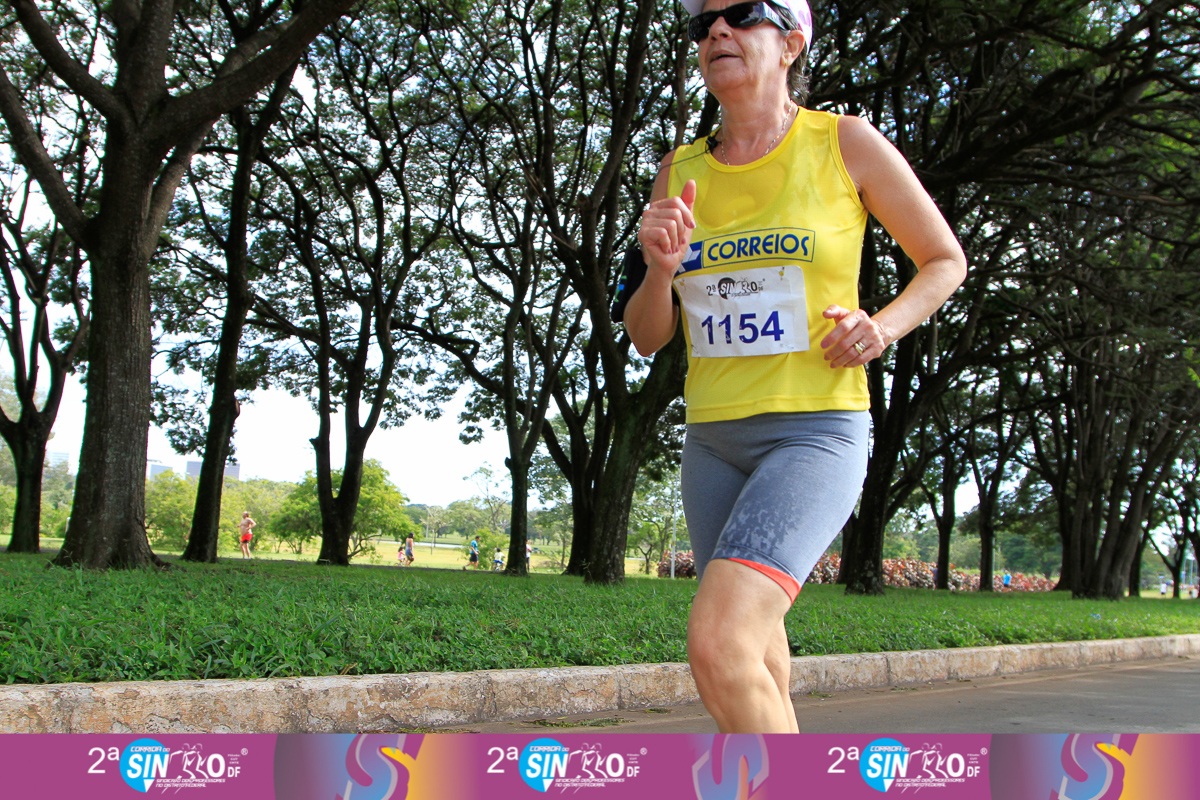
//> input picture college/particular/public/opencv/contornosImagem/1.jpg, 1200 x 800 px
$ ./proj ../contornosImagem/1.jpg   (built with g++ and OpenCV 4)
//> lines starting //> are read from the running program, lines starting //| are printed output that depends on the picture; after the words box and inside, x2 and y2 are one past the last pixel; in counts of white or black regions, pixels touching at a corner belong together
/**
 * @function cornerDetector_Demo.cpp
 * @brief Demo code for detecting corners using OpenCV built-in functions
 * @author OpenCV team
 */
#include "opencv2/highgui/highgui.hpp"
#include "opencv2/imgproc/imgproc.hpp"
#include <iostream>
#include <stdio.h>
#include <stdlib.h>

using namespace cv;
using namespace std;

/// Global variables
Mat src, src_gray;
Mat myHarris_dst; Mat myHarris_copy; Mat Mc;
Mat myShiTomasi_dst; Mat myShiTomasi_copy;

int myShiTomasi_qualityLevel = 50;
int myHarris_qualityLevel = 50;
int max_qualityLevel = 100;

double myHarris_minVal; double myHarris_maxVal;
double myShiTomasi_minVal; double myShiTomasi_maxVal;

RNG rng(12345);

const char* myHarris_window = "My Harris corner detector";
const char* myShiTomasi_window = "My Shi Tomasi corner detector";

/// Function headers
void myShiTomasi_function( int, void* );
void myHarris_function( int, void* );

/**
 * @function main
 */
int main( int, char** argv )
{
  /// Load source image and convert it to gray
  src = imread( argv[1], 1 );
//> src is the input picture: 800 rows x 1200 cols, CV_8UC3; mean B, G, R 88.2, 103.1, 102.8
  cvtColor( src, src_gray, COLOR_BGR2GRAY );

  /// Set some parameters
  int blockSize = 3; int apertureSize = 3;

  /// My Harris matrix -- Using cornerEigenValsAndVecs
  myHarris_dst = Mat::zeros( src_gray.size(), CV_32FC(6) );
  Mc = Mat::zeros( src_gray.size(), CV_32FC1 );

  cornerEigenValsAndVecs( src_gray, myHarris_dst, blockSize, apertureSize, BORDER_DEFAULT );

  /* calculate Mc */
  for( int j = 0; j < src_gray.rows; j++ )
     { for( int i = 0; i < src_gray.cols; i++ )
          {
            float lambda_1 = myHarris_dst.at<Vec6f>(j, i)[0];
            float lambda_2 = myHarris_dst.at<Vec6f>(j, i)[1];
            Mc.at<float>(j,i) = lambda_1*lambda_2 - 0.04f*pow( ( lambda_1 + lambda_2 ), 2 );
          }
     }
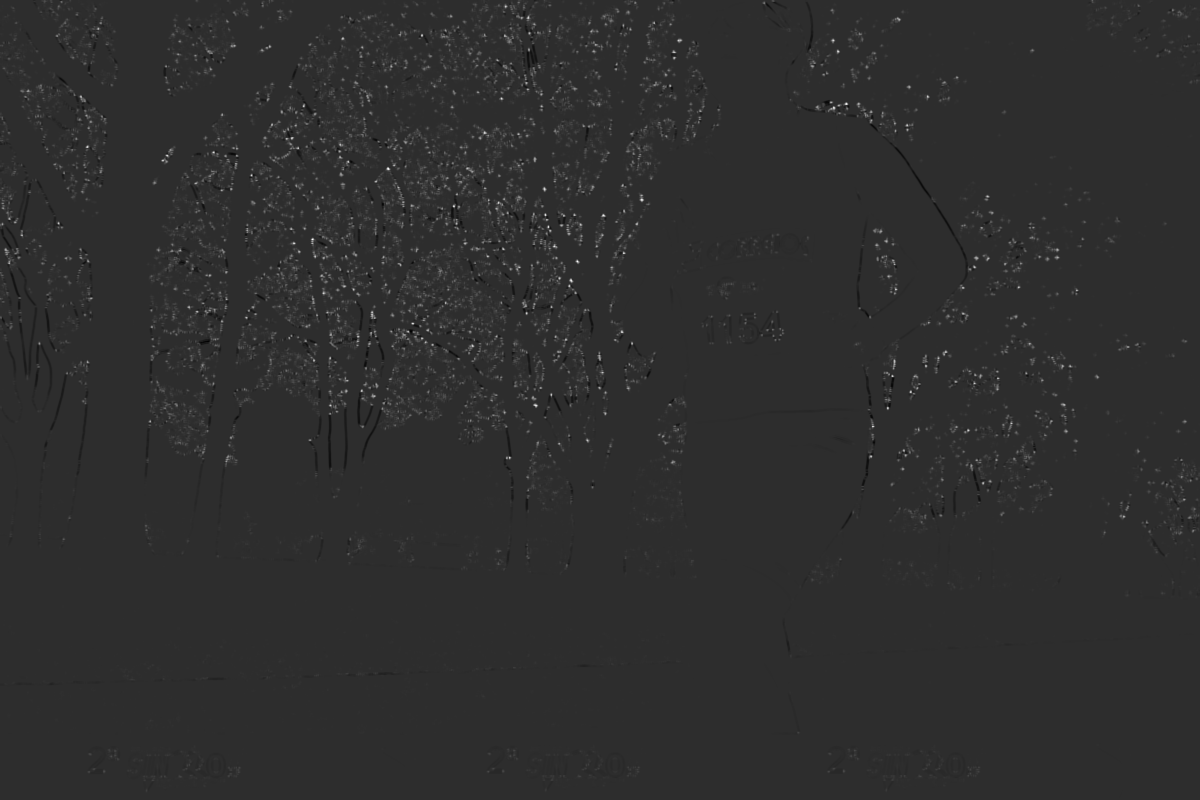
//> Mc: 800 rows x 1200 cols, CV_32FC1; min -0.0101, max 0.0469, mean 0.000293; drawn with min black and max white

  minMaxLoc( Mc, &myHarris_minVal, &myHarris_maxVal, 0, 0, Mat() );
//> myHarris_minVal = -0.0101; myHarris_maxVal = 0.0469

  /* Create Window and Trackbar */
  namedWindow( myHarris_window, WINDOW_AUTOSIZE );
  createTrackbar( " Quality Level:", myHarris_window, &myHarris_qualityLevel, max_qualityLevel, myHarris_function );
  myHarris_function( 0, 0 );
//> after the loop in myHarris_function, `for( int j = 0; j < src_gray.rows; j++ )`:
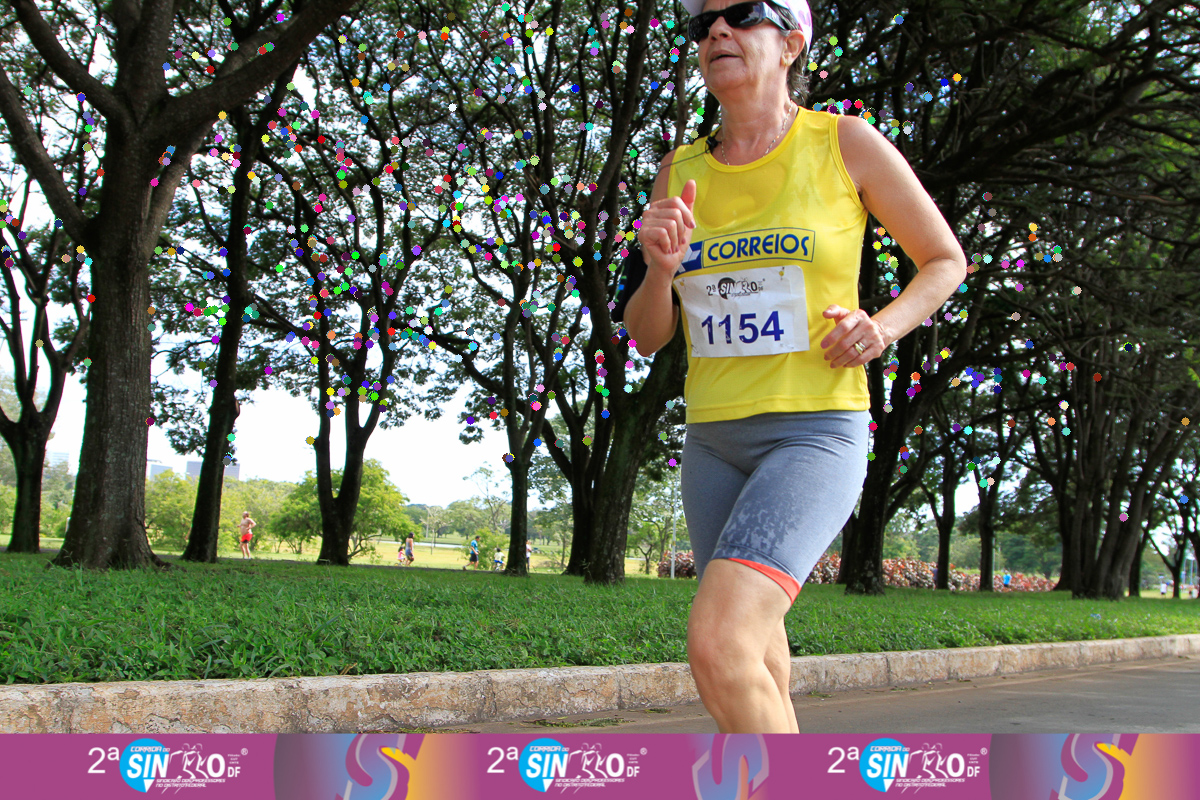
//> myHarris_copy: 800 rows x 1200 cols, CV_8UC3; 2.94% of pixels changed, all inside (x1, y1, x2, y2) = (0, 1, 1190, 522)

  /// My Shi-Tomasi -- Using cornerMinEigenVal
  myShiTomasi_dst = Mat::zeros( src_gray.size(), CV_32FC1 );
  cornerMinEigenVal( src_gray, myShiTomasi_dst, blockSize, apertureSize, BORDER_DEFAULT );
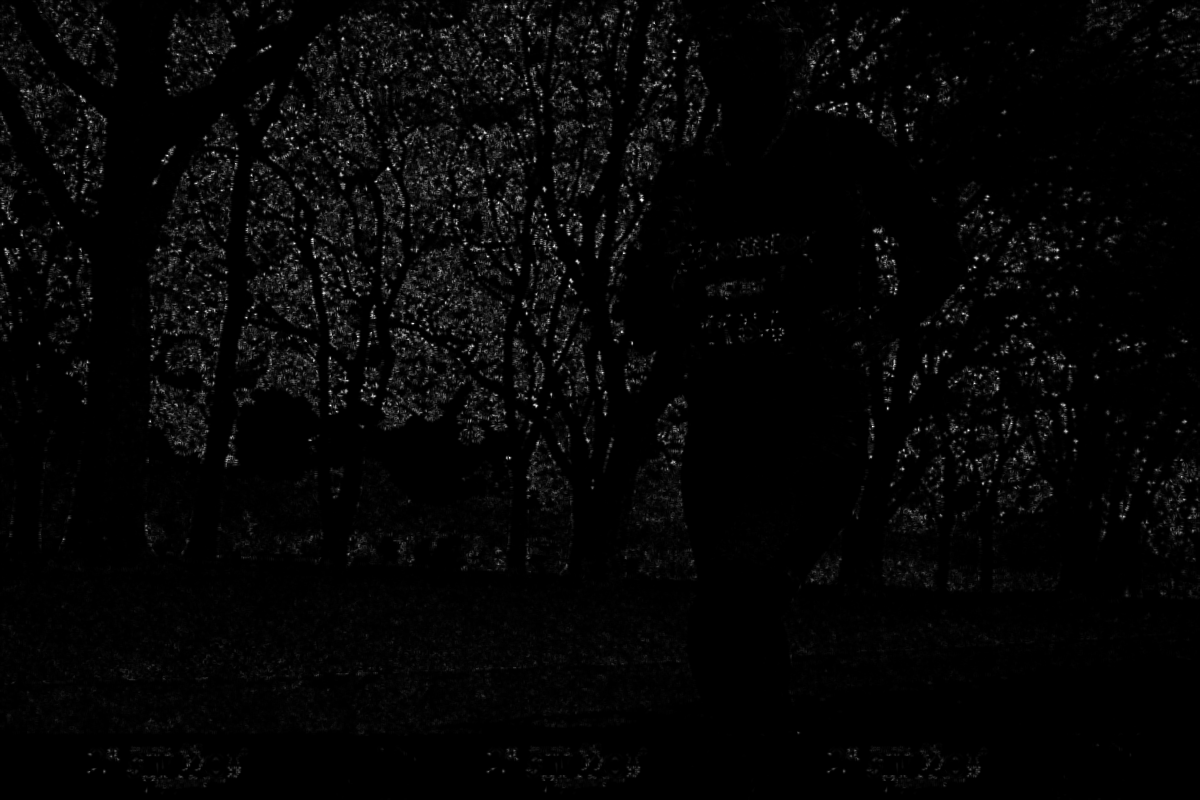
//> myShiTomasi_dst: 800 rows x 1200 cols, CV_32FC1; min -2.27e-13, max 0.2, mean 0.00468; drawn with min black and max white

  minMaxLoc( myShiTomasi_dst, &myShiTomasi_minVal, &myShiTomasi_maxVal, 0, 0, Mat() );
//> myShiTomasi_minVal = -2.27e-13; myShiTomasi_maxVal = 0.2

  /* Create Window and Trackbar */
  namedWindow( myShiTomasi_window, WINDOW_AUTOSIZE );
  createTrackbar( " Quality Level:", myShiTomasi_window, &myShiTomasi_qualityLevel, max_qualityLevel, myShiTomasi_function );
  myShiTomasi_function( 0, 0 );

  waitKey(0);
  return(0);
}

/**
 * @function myShiTomasi_function
 */
void myShiTomasi_function( int, void* )
{
  myShiTomasi_copy = src.clone();

  if( myShiTomasi_qualityLevel < 1 ) { myShiTomasi_qualityLevel = 1; }

  for( int j = 0; j < src_gray.rows; j++ )
     { for( int i = 0; i < src_gray.cols; i++ )
          {
            if( myShiTomasi_dst.at<float>(j,i) > myShiTomasi_minVal + ( myShiTomasi_maxVal - myShiTomasi_minVal )*myShiTomasi_qualityLevel/max_qualityLevel )
              { circle( myShiTomasi_copy, Point(i,j), 4, Scalar( rng.uniform(0,255), rng.uniform(0,255), rng.uniform(0,255) ), -1, 8, 0 ); }
          }
     }
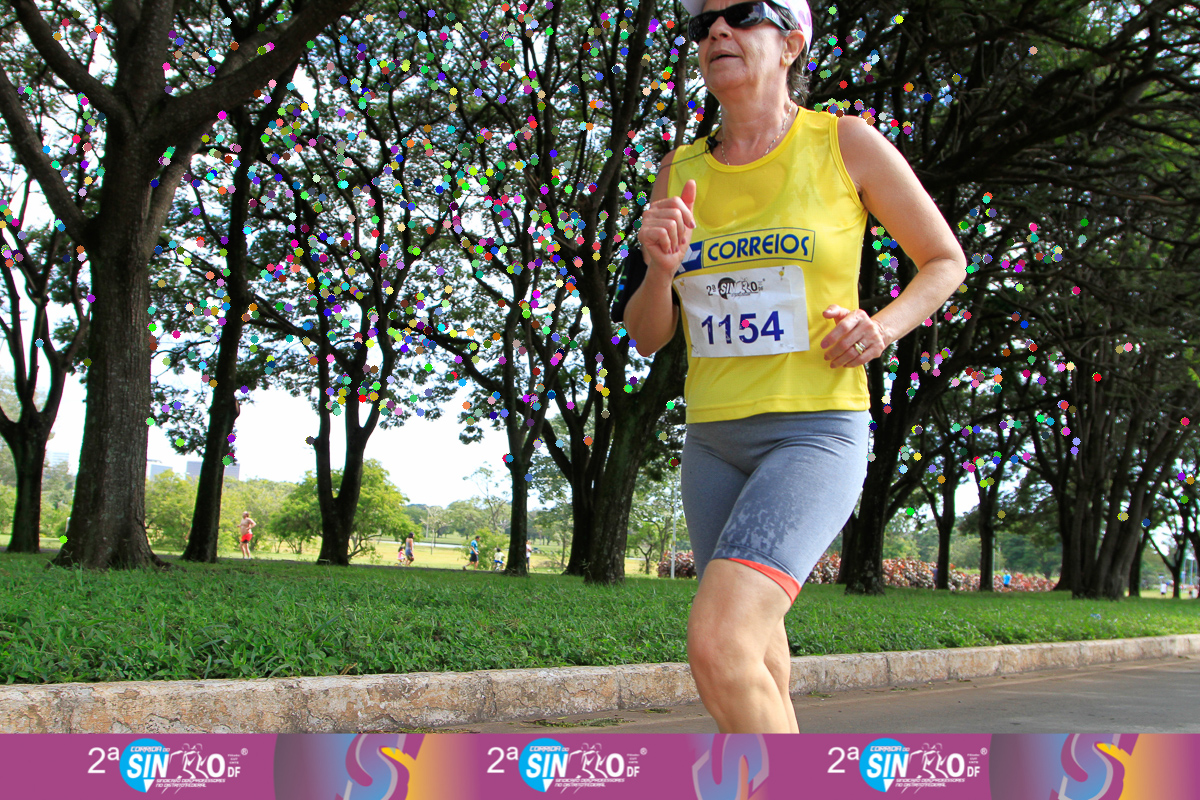
//> myShiTomasi_copy: 800 rows x 1200 cols, CV_8UC3; 4.46% of pixels changed, all inside (x1, y1, x2, y2) = (0, 0, 1195, 544)
  imshow( myShiTomasi_window, myShiTomasi_copy );
}

/**
 * @function myHarris_function
 */
void myHarris_function( int, void* )
{
  myHarris_copy = src.clone();

  if( myHarris_qualityLevel < 1 ) { myHarris_qualityLevel = 1; }

  for( int j = 0; j < src_gray.rows; j++ )
     { for( int i = 0; i < src_gray.cols; i++ )
          {
            if( Mc.at<float>(j,i) > myHarris_minVal + ( myHarris_maxVal - myHarris_minVal )*myHarris_qualityLevel/max_qualityLevel )
              { circle( myHarris_copy, Point(i,j), 4, Scalar( rng.uniform(0,255), rng.uniform(0,255), rng.uniform(0,255) ), -1, 8, 0 ); }
          }
     }
  imshow( myHarris_window, myHarris_copy );
}
